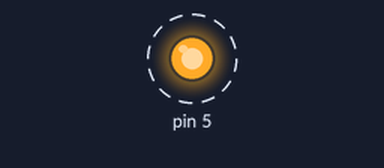
Bench run of a sketch on a simulated Arduino Uno, built with avr-gcc and run on an emulated ATmega328P. Shown: output pins drawn as LEDs (lit = HIGH). Dashed ring = blinking. What the sketch prints to the serial monitor is not drawn.

Above: at 0.2 s.
Timing chart, 0 to 3.0 s (numbered marks = the images above):
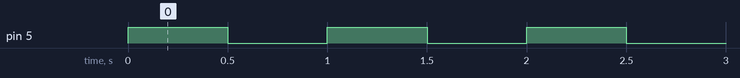

Measured:
- by itself, pin 5: alternates HIGH for 0.50 s and LOW for 0.50 s

The sketch:

User_Program2_1.ino
```cpp
/*Software 1073 Arduino BoeBots
User Program
Method stubs are pre-made. add your own code to complete the challenge!

Program Task: Have the LED on pin 5 turn on when the button is pressed
Feel free to view the example program within the same folder if you need help!
*/
#include "Led.h"

Led *redLed;
int i = 0;

void setup()
{
  Serial.begin(9600);
  redLed = new Led(5, 0);
}

int addMe(int a, int b)
{
  int c = a+b;
  return c;
}
void loop()
{
  i = addMe(8, 6);
  Serial.println(i);
  redLed->turnOn();
  delay(500);
  redLed->turnOff();
  delay(500);
}
```

Button.cpp
```cpp
#include "Arduino.h"
#include "Button.h"

Button::Button(int thePinNum) {
	// Your code here
}

bool Button::isPressed() {
	// Your code here
}
```

Button.h
```cpp
#ifndef Button_h
#define Button_h

class Button {
private:
	int pinNum;
public:
	Button(int thePinNum);
	bool isPressed();
};

#endif
```

Led.cpp
```cpp
#include "Led.h"

Led::Led(int pin, int delay)
{
	pinMode(pin, OUTPUT);
  this->ledPin=pin;
  this->blinkDelay=delay;
}

void Led::turnOn()
{
	digitalWrite(ledPin, HIGH);
}

void Led::turnOff()
{
	digitalWrite(ledPin, LOW);
}

void Led::turnOnDim(int brightness) {
	// Your code here
}


void Led::cycle(int count, int dutyCycle) {
	// Your code here
}

void Led::rampUp(int steps, int delayMs) {
	// Your code here
}

void Led::rampDown(int steps, int delayMs) {
	// Your code here
}
```

Led.h
```cpp
#ifndef Led_h
#define Led_h

#include "Arduino.h"

class Led {
private:
	int ledPin;
	int blinkDelay;
public:
	Led(int pin, int delay = 500);
	void turnOn();
	void turnOff();
	void turnOnDim(int brightness);
	void cycle(int count, int dutyCycle = 50);
	void rampUp(int steps, int delayMs);
	void rampDown(int steps, int delayMs);
};

#endif
```
